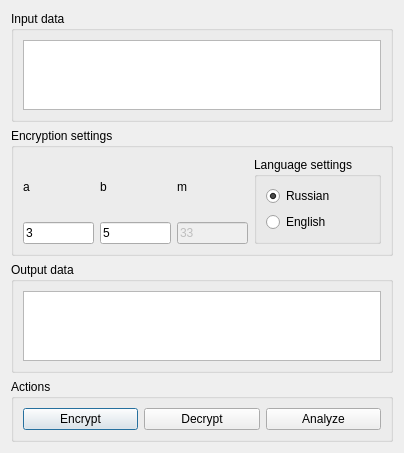
<?xml version="1.0" encoding="UTF-8"?>
<ui version="4.0">
 <class>Lab2</class>
 <widget class="QDialog" name="Lab2">
  <property name="geometry">
   <rect>
    <x>0</x>
    <y>0</y>
    <width>404</width>
    <height>429</height>
   </rect>
  </property>
  <property name="windowTitle">
   <string>Dialog</string>
  </property>
  <layout class="QGridLayout" name="gridLayout_2">
   <item row="0" column="0" colspan="2">
    <widget class="QGroupBox" name="groupBox">
     <property name="title">
      <string>Input data</string>
     </property>
     <layout class="QHBoxLayout" name="horizontalLayout_2">
      <item>
       <widget class="QPlainTextEdit" name="textInput"/>
      </item>
     </layout>
    </widget>
   </item>
   <item row="1" column="0" colspan="2">
    <widget class="QGroupBox" name="groupBox_2">
     <property name="title">
      <string>Encryption settings</string>
     </property>
     <layout class="QGridLayout" name="gridLayout">
      <item row="1" column="0">
       <widget class="QLineEdit" name="editA">
        <property name="text">
         <string>3</string>
        </property>
       </widget>
      </item>
      <item row="1" column="1">
       <widget class="QLineEdit" name="editB">
        <property name="text">
         <string>5</string>
        </property>
       </widget>
      </item>
      <item row="0" column="0">
       <widget class="QLabel" name="label">
        <property name="text">
         <string>a</string>
        </property>
       </widget>
      </item>
      <item row="0" column="1">
       <widget class="QLabel" name="label_2">
        <property name="text">
         <string>b</string>
        </property>
       </widget>
      </item>
      <item row="1" column="2">
       <widget class="QLineEdit" name="editM">
        <property name="enabled">
         <bool>false</bool>
        </property>
        <property name="text">
         <string>33</string>
        </property>
        <property name="readOnly">
         <bool>true</bool>
        </property>
       </widget>
      </item>
      <item row="0" column="2">
       <widget class="QLabel" name="label_3">
        <property name="text">
         <string>m</string>
        </property>
       </widget>
      </item>
      <item row="0" column="3" rowspan="2">
       <widget class="QGroupBox" name="groupBox_5">
        <property name="title">
         <string>Language settings</string>
        </property>
        <layout class="QVBoxLayout" name="verticalLayout">
         <item>
          <widget class="QRadioButton" name="rbRussian">
           <property name="text">
            <string>Russian</string>
           </property>
           <property name="checked">
            <bool>true</bool>
           </property>
          </widget>
         </item>
         <item>
          <widget class="QRadioButton" name="rbEnglish">
           <property name="text">
            <string>English</string>
           </property>
          </widget>
         </item>
        </layout>
       </widget>
      </item>
     </layout>
    </widget>
   </item>
   <item row="2" column="0" colspan="2">
    <widget class="QGroupBox" name="groupBox_3">
     <property name="title">
      <string>Output data</string>
     </property>
     <layout class="QHBoxLayout" name="horizontalLayout">
      <item>
       <widget class="QPlainTextEdit" name="textOutput"/>
      </item>
     </layout>
    </widget>
   </item>
   <item row="3" column="0" colspan="2">
    <widget class="QGroupBox" name="groupBox_4">
     <property name="title">
      <string>Actions</string>
     </property>
     <layout class="QHBoxLayout" name="horizontalLayout_3">
      <item>
       <widget class="QPushButton" name="btnEncrypt">
        <property name="toolTip">
         <string>Encrypt data using affine Caesar encryption</string>
        </property>
        <property name="text">
         <string>Encrypt</string>
        </property>
       </widget>
      </item>
      <item>
       <widget class="QPushButton" name="btnDecrypt">
        <property name="toolTip">
         <string>Decrypt using affine Caesar encryption</string>
        </property>
        <property name="text">
         <string>Decrypt</string>
        </property>
       </widget>
      </item>
      <item>
       <widget class="QPushButton" name="btnAnalyze">
        <property name="toolTip">
         <string>Analyze frequencies</string>
        </property>
        <property name="text">
         <string>Analyze</string>
        </property>
       </widget>
      </item>
     </layout>
    </widget>
   </item>
  </layout>
 </widget>
 <resources/>
 <connections/>
</ui>
